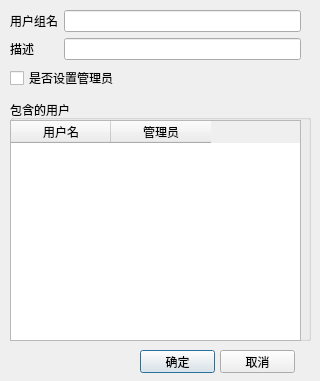
<?xml version="1.0" encoding="UTF-8"?>
<ui version="4.0">
 <class>EditGroupDlg</class>
 <widget class="QDialog" name="EditGroupDlg">
  <property name="geometry">
   <rect>
    <x>0</x>
    <y>0</y>
    <width>320</width>
    <height>381</height>
   </rect>
  </property>
  <property name="windowTitle">
   <string>Dialog</string>
  </property>
  <widget class="QPushButton" name="btn_cancel">
   <property name="geometry">
    <rect>
     <x>220</x>
     <y>350</y>
     <width>75</width>
     <height>23</height>
    </rect>
   </property>
   <property name="text">
    <string>取消</string>
   </property>
  </widget>
  <widget class="QPushButton" name="btn_ok">
   <property name="geometry">
    <rect>
     <x>140</x>
     <y>350</y>
     <width>75</width>
     <height>23</height>
    </rect>
   </property>
   <property name="text">
    <string>确定</string>
   </property>
   <property name="default">
    <bool>true</bool>
   </property>
  </widget>
  <widget class="QGroupBox" name="groupBox">
   <property name="geometry">
    <rect>
     <x>10</x>
     <y>100</y>
     <width>301</width>
     <height>241</height>
    </rect>
   </property>
   <property name="title">
    <string>包含的用户</string>
   </property>
   <property name="flat">
    <bool>true</bool>
   </property>
   <widget class="QTableWidget" name="tableWidget">
    <property name="geometry">
     <rect>
      <x>0</x>
      <y>20</y>
      <width>291</width>
      <height>221</height>
     </rect>
    </property>
    <column>
     <property name="text">
      <string>用户名</string>
     </property>
    </column>
    <column>
     <property name="text">
      <string>管理员</string>
     </property>
    </column>
   </widget>
  </widget>
  <widget class="QWidget" name="layoutWidget">
   <property name="geometry">
    <rect>
     <x>10</x>
     <y>10</y>
     <width>291</width>
     <height>51</height>
    </rect>
   </property>
   <layout class="QFormLayout" name="formLayout">
    <property name="fieldGrowthPolicy">
     <enum>QFormLayout::AllNonFixedFieldsGrow</enum>
    </property>
    <item row="0" column="0">
     <widget class="QLabel" name="label_name">
      <property name="text">
       <string>用户组名</string>
      </property>
     </widget>
    </item>
    <item row="0" column="1">
     <widget class="QLineEdit" name="edit_name"/>
    </item>
    <item row="1" column="0">
     <widget class="QLabel" name="label_description">
      <property name="text">
       <string>描述</string>
      </property>
     </widget>
    </item>
    <item row="1" column="1">
     <widget class="QLineEdit" name="edit_description"/>
    </item>
   </layout>
  </widget>
  <widget class="QCheckBox" name="checkBox">
   <property name="geometry">
    <rect>
     <x>10</x>
     <y>70</y>
     <width>291</width>
     <height>16</height>
    </rect>
   </property>
   <property name="text">
    <string>是否设置管理员</string>
   </property>
  </widget>
 </widget>
 <resources/>
 <connections/>
</ui>
